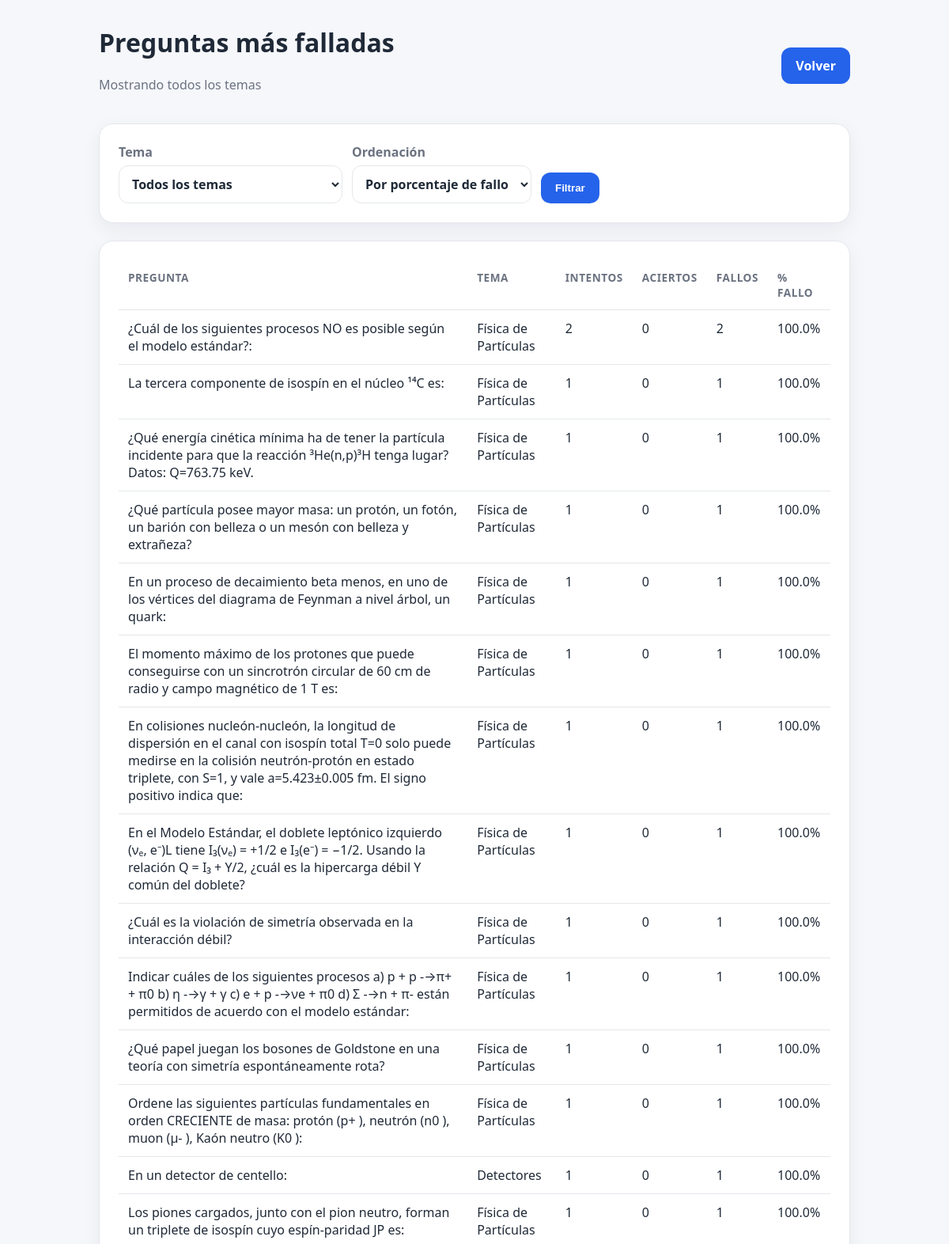
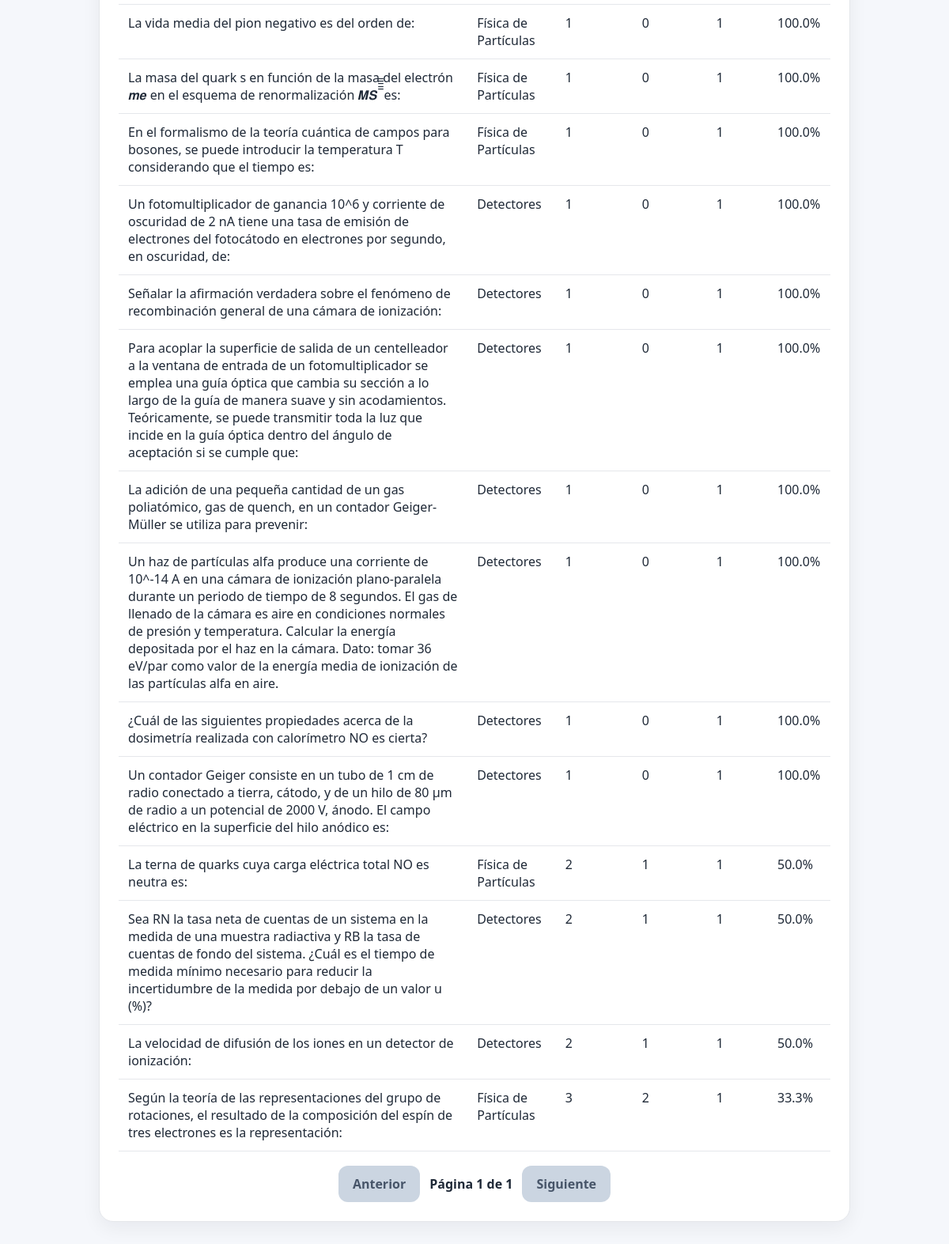
Page /preguntas-falladas on the committed database (2 pictures, top to bottom).
### tables this page shows
CREATE TABLE question_attempts (
                id INTEGER PRIMARY KEY AUTOINCREMENT,
                question_id INTEGER NOT NULL,
                enunciado TEXT NOT NULL,
                tema TEXT NOT NULL,
                respuesta_correcta INTEGER NOT NULL,
                respuesta_usuario INTEGER NOT NULL,
                es_correcta INTEGER NOT NULL,
                created_at TEXT NOT NULL DEFAULT CURRENT_TIMESTAMP
            );

### src/quiz_estudio/blueprints/stats.py (the view)
@stats_bp.route("/preguntas-falladas")
def preguntas_falladas():
    selected_tema = request.args.get("tema", "").strip()
    selected_orden = request.args.get("orden", "porcentaje").strip()
    if selected_orden not in {"porcentaje", "fallos"}:
        selected_orden = "porcentaje"
    try:
        page = int(request.args.get("page", 1))
    except ValueError:
        page = 1
    if page < 1:
        page = 1
    failed_questions = get_failed_questions(
        selected_tema or None,
        selected_orden,
        page,
    )
    return render_template(
        "preguntas_falladas.html",
        questions=failed_questions["questions"],
        topics=get_attempt_topics(),
        selected_tema=selected_tema,
        selected_orden=selected_orden,
        page=failed_questions["page"],
        total_pages=failed_questions["total_pages"],
        total_rows=failed_questions["total_rows"],
    )

### src/quiz_estudio/db.py (called while the page is built)
def get_db_connection() -> sqlite3.Connection:
    connection = sqlite3.connect(DB_PATH)
    connection.row_factory = sqlite3.Row
    return connection

### src/quiz_estudio/services/stats_service.py (called while the page is built)
def get_attempt_topics() -> list[str]:
    with get_db_connection() as connection:
        rows = connection.execute(
            """
            SELECT DISTINCT tema
            FROM question_attempts
            ORDER BY tema
            """
        ).fetchall()
    return [row["tema"] for row in rows]

### src/quiz_estudio/templates/preguntas_falladas.html (shortened to what this page needs)
{% extends "base.html" %}
{% block content %}
<header class="topbar">
    <div>
        <h1>Preguntas más falladas</h1>
        {% if selected_tema %}
            <p class="hint">Filtrando por tema: {{ selected_tema }}</p>
        {% else %}
            <p class="hint">Mostrando todos los temas</p>
        {% endif %}
    </div>
    <a href="{{ url_for('quiz.index') }}">Volver</a>
</header>
<section class="card">
    <form method="get" class="filter-form">
        <label for="tema">
            Tema
            <select id="tema" name="tema">
                <option value="">Todos los temas</option>
            </select>
        </label>
        <label for="orden">
            Ordenación
            <select id="orden" name="orden">
                <option value="porcentaje" {% if selected_orden == "porcentaje" %}selected{% endif %}>
                    Por porcentaje de fallo
                </option>
            </select>
        </label>
        <button type="submit">Filtrar</button>
    </form>
</section>
<section class="card">
    {% if questions %}
        <div class="table-wrap">
            <table>
                <thead>
                    <tr>
                        <th>Pregunta</th>
                        <th>Tema</th>
                        <th>Intentos</th>
                        <th>Aciertos</th>
                        <th>Fallos</th>
                        <th>% fallo</th>
                    </tr>
                </thead>
                <tbody>
                    {% for q in questions %}
                        <tr>
                            <td>{{ q.enunciado }}</td>
                            <td>{{ q.tema }}</td>
                            <td>{{ q.total }}</td>
                            <td>{{ q.aciertos }}</td>
                            <td>{{ q.fallos }}</td>
                            <td>{{ q.porcentaje_fallo }}%</td>
                        </tr>
                    {% endfor %}
                </tbody>
            </table>
        </div>
    {% else %}
        <p class="hint">Aún no hay preguntas falladas para este filtro.</p>
    {% endif %}
    <nav class="pagination">
        {% if page > 1 %}
            <a href="{{ url_for('stats.preguntas_falladas', tema=selected_tema, orden=selected_orden, page=page - 1) }}">Anterior</a>
        {% else %}
            <span>Anterior</span>
        {% endif %}
        <strong>Página {{ page }} de {{ total_pages }}</strong>
        {% if page < total_pages %}
            <a href="{{ url_for('stats.preguntas_falladas', tema=selected_tema, orden=selected_orden, page=page + 1) }}">Siguiente</a>
        {% else %}
            <span>Siguiente</span>
        {% endif %}
    </nav>
</section>
{% endblock %}

### src/quiz_estudio/templates/base.html (shortened to what this page needs)
<!doctype html>
<html lang="es">
<head>
    <link rel="stylesheet" href="{{ url_for('static', filename='styles.css') }}">
</head>
<body>
    <main class="container">
        {% block content %}{% endblock %}
    </main>
</body>
</html>

### src/quiz_estudio/static/styles.css (style rules this page uses)
:root { --bg: #f5f7fb; --card: #ffffff; --text: #1f2937; --muted: #6b7280; --border: #e5e7eb; --primary: #2563eb; --correct-bg: #ecfdf5; --correct-border: #10b981; --wrong-bg: #fef2f2; --wrong-border: #ef4444; }
* { box-sizing: border-box; }
body { margin: 0; font-family: system-ui, -apple-system, BlinkMacSystemFont, "Segoe UI", sans-serif; background: var(--bg); color: var(--text); }
.container { width: min(950px, 92vw); margin: 32px auto; }
.card, .question-card { background: var(--card); border: 1px solid var(--border); border-radius: 18px; padding: 24px; margin-bottom: 22px; box-shadow: 0 8px 24px rgba(15, 23, 42, 0.06); }
h1 { margin-top: 0; }
button, .topbar a, .secondary-actions a, .pagination a, .pagination span { display: inline-block; border: 0; border-radius: 12px; padding: 12px 18px; background: var(--primary); color: white; font-weight: 700; text-decoration: none; cursor: pointer; }
.topbar { display: flex; align-items: center; justify-content: space-between; gap: 18px; margin-bottom: 22px; }
.hint { color: var(--muted); }
.table-wrap { overflow-x: auto; }
table { width: 100%; border-collapse: collapse; }
th, td { padding: 12px; border-bottom: 1px solid var(--border); text-align: left; vertical-align: top; }
th { color: var(--muted); font-size: 0.85rem; text-transform: uppercase; letter-spacing: 0.04em; }
.filter-form { display: flex; align-items: flex-end; gap: 12px; flex-wrap: wrap; }
.filter-form label { display: grid; gap: 6px; color: var(--muted); font-weight: 700; }
.filter-form select { min-width: 220px; padding: 11px 12px; border: 1px solid var(--border); border-radius: 12px; background: white; color: var(--text); font: inherit; }
.pagination { display: flex; align-items: center; justify-content: center; gap: 12px; margin-top: 18px; flex-wrap: wrap; }
.pagination span { background: #cbd5e1; color: #475569; cursor: default; }

### rows in the picture
question_attempts: enunciado "En un proceso de decaimiento beta menos, en uno de los vértices del diagrama de Feynman a nivel árbol, un quark:", tema "Física de Partículas", total "1", aciertos "0", fallos "1", porcentaje_fallo "100.0"
question_attempts: enunciado "El momento máximo de los protones que puede conseguirse con un sincrotrón circular de 60 cm de radio y campo magnético de 1 T es:", tema "Física de Partículas", total "1", aciertos "0", fallos "1", porcentaje_fallo "100.0"
question_attempts: enunciado "En colisiones nucleón-nucleón, la longitud de dispersión en el canal con isospín total T=0 solo puede medirse en la colisión neutrón-protón en estado triplete, con S=1, y vale a=5.423±0.005 fm. El signo positivo indica que:", tema "Física de Partículas", total "1", aciertos "0", fallos "1", porcentaje_fallo "100.0"
question_attempts: enunciado "¿Cuál es la violación de simetría observada en la interacción débil?", tema "Física de Partículas", total "1", aciertos "0", fallos "1", porcentaje_fallo "100.0"
question_attempts: enunciado "Indicar cuáles de los siguientes procesos a) p + p -→π+ + π0 b) η -→γ + γ c) e + p -→νe + π0 d) Σ -→n + π- están permitidos de acuerdo con el modelo estándar:", tema "Física de Partículas", total "1", aciertos "0", fallos "1", porcentaje_fallo "100.0"
question_attempts: enunciado "¿Qué papel juegan los bosones de Goldstone en una teoría con simetría espontáneamente rota?", tema "Física de Partículas", total "1", aciertos "0", fallos "1", porcentaje_fallo "100.0"
question_attempts: enunciado "Ordene las siguientes partículas fundamentales en orden CRECIENTE de masa: protón (p+ ), neutrón (n0 ), muon (µ- ), Kaón neutro (K0 ):", tema "Física de Partículas", total "1", aciertos "0", fallos "1", porcentaje_fallo "100.0"
question_attempts: enunciado "Los piones cargados, junto con el pion neutro, forman un triplete de isospín cuyo espín-paridad JP es:", tema "Física de Partículas", total "1", aciertos "0", fallos "1", porcentaje_fallo "100.0"
question_attempts: enunciado "La vida media del pion negativo es del orden de:", tema "Física de Partículas", total "1", aciertos "0", fallos "1", porcentaje_fallo "100.0"
question_attempts: enunciado "En el formalismo de la teoría cuántica de campos para bosones, se puede introducir la temperatura T considerando que el tiempo es:", tema "Física de Partículas", total "1", aciertos "0", fallos "1", porcentaje_fallo "100.0"
question_attempts: enunciado "Señalar la afirmación verdadera sobre el fenómeno de recombinación general de una cámara de ionización:", tema "Detectores", total "1", aciertos "0", fallos "1", porcentaje_fallo "100.0"
question_attempts: enunciado "Para acoplar la superficie de salida de un centelleador a la ventana de entrada de un fotomultiplicador se emplea una guía óptica que cambia su sección a lo largo de la guía de manera suave y sin acodamientos. Teóricamente, se puede transmitir toda la luz que incide en la guía óptica dentro del ángulo de aceptación si se cumple que:", tema "Detectores", total "1", aciertos "0", fallos "1", porcentaje_fallo "100.0"
question_attempts: enunciado "Un contador Geiger consiste en un tubo de 1 cm de radio conectado a tierra, cátodo, y de un hilo de 80 µm de radio a un potencial de 2000 V, ánodo. El campo eléctrico en la superficie del hilo anódico es:", tema "Detectores", total "1", aciertos "0", fallos "1", porcentaje_fallo "100.0"

### other values in the picture
{{ q.enunciado }} "¿Cuál de los siguientes procesos NO es posible según el modelo estándar?:" "La tercera componente de isospín en el núcleo ¹⁴C es:" "¿Qué energía cinética mínima ha de tener la partícula incidente para que la reacción ³He(n,p)³H tenga lugar? Datos: Q=763.75 keV." "¿Qué partícula posee mayor masa: un protón, un fotón, un barión con belleza o un mesón con belleza y extrañeza?" "En el Modelo Estándar, el doblete leptónico izquierdo (νₑ, e⁻)L tiene I₃(νₑ) = +1/2 e I₃(e⁻) = −1/2. Usando la relación Q = I₃ + Y/2, ¿cuál es la hipercarga débil Y común del doblete?" "En un detector de centello:" "La masa del quark s en función de la masa del electrón 𝒎𝒆 en el esquema de renormalización 𝑴𝑺 ̅̅̅̅̅ es:" "Un fotomultiplicador de ganancia 10^6 y corriente de oscuridad de 2 nA tiene una tasa de emisión de electrones del fotocátodo en electrones por segundo, en oscuridad, de:" "La adición de una pequeña cantidad de un gas poliatómico, gas de quench, en un contador Geiger-Müller se utiliza para prevenir:" "¿Cuál de las siguientes propiedades acerca de la dosimetría realizada con calorímetro NO es cierta?" "La terna de quarks cuya carga eléctrica total NO es neutra es:" "La velocidad de difusión de los iones en un detector de ionización:" "Según la teoría de las representaciones del grupo de rotaciones, el resultado de la composición del espín de tres electrones es la representación:"
{{ q.tema }} "Física de Partículas" "Física de Partículas" "Física de Partículas" "Física de Partículas" "Física de Partículas" "Detectores" "Física de Partículas" "Detectores" "Detectores" "Detectores" "Detectores" "Física de Partículas" "Detectores" "Detectores" "Física de Partículas"
{{ q.total }} "2" "1" "1" "1" "1" "1" "1" "1" "1" "1" "1" "2" "2" "2" "3"
{{ q.aciertos }} "0" "0" "0" "0" "0" "0" "0" "0" "0" "0" "0" "1" "1" "1" "2"
{{ q.fallos }} "2" "1" "1" "1" "1" "1" "1" "1" "1" "1" "1" "1" "1" "1" "1"
{{ q.porcentaje_fallo }} "100.0" "100.0" "100.0" "100.0" "100.0" "100.0" "100.0" "100.0" "100.0" "100.0" "100.0" "50.0" "50.0" "50.0" "33.3"
{{ page }} "1"
{{ total_pages }} "1"
